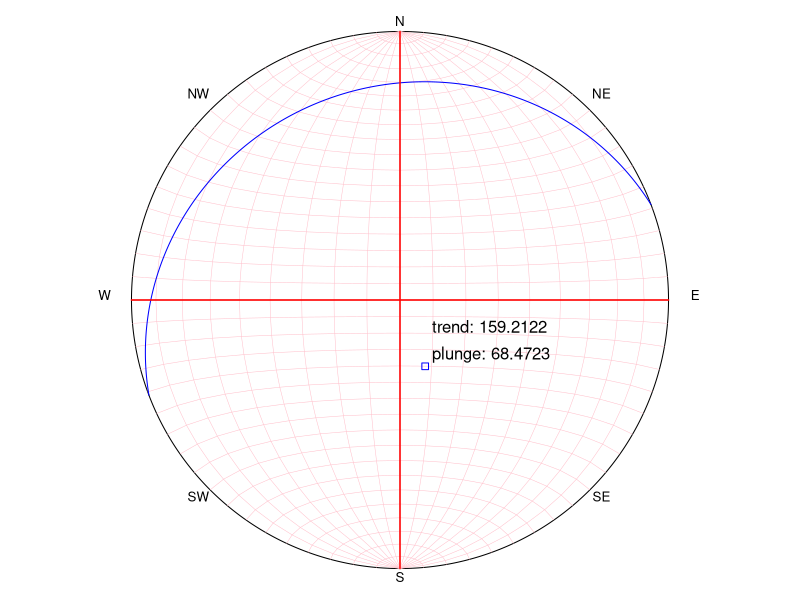

Reproduce this figure in R.

stereograph <- function(strike, dip){
  plunge = 90 - dip
  if(strike - 90 < 0){
    trend = strike + 270
  } else {
    trend = strike - 90
  }
  trendlabel = round(trend, digits=4)
  plungelabel = round(plunge, digits=4)
  helper <- function(dt){
    return(1 - dt**2)
  }
  par(mar = c(0.5, 0, 0.5, 0))
  sp::plot(0, 0, pch = '', asp = 1, ann = FALSE, xlim = c(-1, 1), ylim = c(-1, 1), axes = FALSE)
  text(0, 1.02, "N", adj = c(.5, 0), cex = 0.8)
  text(0.75,0.75, "NE", adj = c(.5, 0), cex = 0.8)
  text(1.1, 0, "E", adj = c(.5, 0), cex = 0.8)
  text(0.75,-0.75, "SE", adj = c(.5, 0), cex = 0.8)
  text(0,-1.05, "S", adj = c(.5, 0), cex = 0.8)
  text(-0.75,-0.75, "SW", adj = c(.5, 0), cex = 0.8)
  text(-1.1, 0, "W", adj = c(.5, 0), cex = 0.8)
  text(-0.75,0.75, "NW", adj = c(.5, 0), cex = 0.8)
  lines(cos(seq(0,  6.283, length = 720)), sin(seq(0, 6.283, length = 720)))
  eps = seq(0, 3.1415, 0.17452) - 1.57075
  for (arcs in seq(-1.57075, 1.57075, 0.08726)) {
    x = (0.707105) * sin(eps) * cos(arcs) * (2/(1 + cos(arcs) * cos(eps))) ** 0.5
    y = (0.707105) * sin(arcs) * (2/(1 + cos(arcs) * cos(eps))) ** 0.5
    lines(x, y, lwd = .5, col = 'pink')
  }
  arcs_v <- seq(-1.57075, 1.57075, 0.08726)
  for (arcs in seq(0.17452, 2.9669, 0.17452)) {
    x = (0.707105) * sin(arcs - 1.57075) * cos(arcs_v) *  (2/(1 + cos(arcs_v) * cos(arcs - 1.57075))) ** 0.5
    y = (0.707105) * sin(arcs_v) * (2/(1 + cos(arcs_v) * cos(arcs - 1.57075))) ** 0.5 
    lines(x, y, lwd = .5, col = 'pink')
  }
  trend <-  trend * (3.1415 / 180) + 3.1415
  plunge <- plunge * (3.1415 / 180) - 1.57075
  lng_dt <- 1.41421 * sin(plunge / 2) * sin(trend)
  lat_dt <- 1.41421 * sin(plunge / 2) * cos(trend)
  points(lng_dt, lat_dt, pch = 22, col = 'blue', cex = 1)
  label = paste("trend: ",toString(trendlabel), sep = "")
  label2 = paste("plunge: ",toString(plungelabel), sep = "")
  text(lng_dt + .025, lat_dt + 0.025, label2, cex = 1, adj = c(0, 0))
  text(lng_dt + .025, lat_dt + 0.125, label, cex = 1, adj = c(0, 0))
  strike <- strike * (3.1415 / 180)
  dip <-  dip * (3.1415 / 180)
  arcs_v <- seq(from = (-1 * 1.57075), to = (1.57075), length = 720)
  if(dip != 0){
    lambda <- 1.57075 - dip
    check_neg <- sapply( sin(arcs_v) / sin(acos(cos(arcs_v) * cos(lambda))), function(x){1 - x**2})
    check_neg[which(check_neg < 0)] <- 0
    x_bar <- 1.41421 * sin(acos(cos(arcs_v) * cos(lambda)) / 2) * sqrt(check_neg)
    y_bar <- 1.41421 * sin(acos(cos(arcs_v) * cos(lambda)) / 2) *  sin(arcs_v) / sin(acos(cos(arcs_v) * cos(lambda)))
  }else{
    x_bar <- c(sin(arcs_v + 1.57075), sin(arcs_v - 1.57075))
    y_bar <- c(cos(arcs_v + 1.57075), cos(arcs_v - 1.57075))
  }
  lng_dt <- cos(strike) * x_bar + sin(strike) * y_bar
  lat_dt <- -1 * sin(strike) * x_bar + cos(strike) * y_bar
  lines(lng_dt, lat_dt, col = "blue", lwd = 1)
  lines(c(-1, 1), c(0, 0), lwd = 1.5, col = "red")
  lines(c(0, 0), c(-1, 1), lwd = 1.5, col = "red")
  
}

strike <- runif(min = 0, max = 360, n = 1)
dip <- runif(min = 0, max = 90, n = 1)


stereograph(strike, dip)
#plot(0, 0, pch = '')
